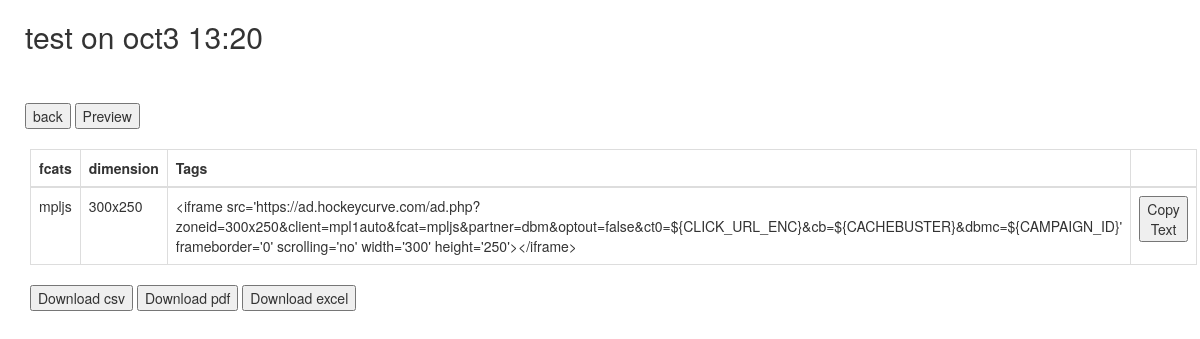
Page /adtag/adtags.php?id=130 on the committed database.
### tables this page shows
CREATE TABLE `adtagdata` (
  `id` int(100) NOT NULL,
  `date` date NOT NULL DEFAULT current_timestamp(),
  `create_time` time NOT NULL DEFAULT current_timestamp(),
  `developer_name` varchar(200) NOT NULL,
  `update_time` datetime NOT NULL DEFAULT current_timestamp(),
  `update_developer_name` varchar(255) NOT NULL,
  `active_time` datetime NOT NULL,
  `analytic_name` varchar(100) NOT NULL,
  `adtag_type` varchar(100) NOT NULL,
  `geo` varchar(100) NOT NULL,
  `fcat_n` varchar(8) NOT NULL,
  `campaign_name` varchar(100) NOT NULL,
  `master_client` varchar(100) NOT NULL,
  `client` varchar(100) NOT NULL,
  `fcat` varchar(100) NOT NULL,
  `publisher` varchar(100) NOT NULL,
  `dims` varchar(200) NOT NULL,
  `status` varchar(12) NOT NULL,
  `approval` varchar(3) NOT NULL DEFAULT '0',
  `client_name` varchar(200) NOT NULL,
  `client_time` datetime NOT NULL,
  `remark` varchar(1000) NOT NULL,
  `status_v` varchar(20) NOT NULL DEFAULT 'staging',
  `veena_name` varchar(100) NOT NULL,
  `veena_time` datetime NOT NULL
);

### adtag/adtags.php (the view, shortened to what this page needs)
<?php
include "includes/connection.php";
$id=$_GET['id'];
?>
<!DOCTYPE html>
<html lang="en">
<head>
    <link rel="stylesheet" href="https://maxcdn.bootstrapcdn.com/bootstrap/3.4.1/css/bootstrap.min.css">
</head>
<body>
    <div>
    <?php
$sql="SELECT * FROM `adtagdata` WHERE id=$id LIMIT 1";
$result=mysqli_query($connectDB,$sql);
$row=mysqli_fetch_assoc($result);
?>
        <h2 style="margin-left: 25px;"><?php echo $row['campaign_name']?></h2>
        <br><br>
        <button id="btn" onclick="history.back()">back</button>
        <button onclick="location.href = 'previews.php?id=<?php echo $row['id']?>';">
        Preview</button>
    </div>
    <br>
    <div id="adtags_table" class="container">
        <table id="tabledata" class="table table-bordered">
            <thead>
                <tr>
                    <th style="width:100px">fcats</th>
                    <th style="width:100px">dimension</th>
                    <th style="width:550px">Tags</th>
                    <th style="width:30px"></th>
                </tr>
            </thead>
            <tbody>
            <?php
                    $dims=$row['dims'];
                    $str_arr = explode (",", $dims);
                    $i = 0;
                    while($i < count($str_arr))
                {$wh_dim=explode("x",$str_arr[$i])?>
                    <tr>
                    <td><?php echo $row['fcat']?></td>
                    <td><?php echo $str_arr[$i]?></td>
                    <td><div id="sample<?php echo $i ?>"><?php
                    if ($row["fcat_n"]==""){
                        if ($row["geo"]==""){
                            if($row["adtag_type"]=="DCM"){
                           ?>&lt;div class='hockeycurve-v1'><br>
                           &lt;iframe id='main-ad-tag' frameborder='0' scrolling='no' width='<?php echo $wh_dim[0] ?>' height='<?php echo $wh_dim[1] ?>'>&lt;/iframe><br>
                           &lt;script type='text/javascript'><br>
                           var params = {'client':'<?php echo $row['client']?>','fcat':'<?php echo $row['fcat']?>','ct0':'%c_esc', 'lp0':'%u','cb':'%n','dbmc':'<?php echo $row['fcat']?>'}<br>
                           var cs = '';<br>
                           for (var p in params) {<br>
                           cs += '&' + encodeURIComponent(p) + '=' + encodeURIComponent(params[p<br>
                           ]);<br>
                           }<br>
                           var final_src = 'https://ad.hockeycurve.com/ad.php?zoneid=<?php echo $str_arr[$i] ?>&partner=dcm&optout=false' + cs<br>
                           document.getElementById('main-ad-tag').src = final_src<br>
                           &lt;/script><br>
                           &lt;/div>
                             <?php }
                             else if($row["adtag_type"]=="Dv360"){?>
     &lt;iframe src='https://ad.hockeycurve.com/ad.php?zoneid=<?php echo $str_arr[$i] ?>&client=<?php echo $row['client']?>&fcat=<?php echo $row['fcat']?>&partner=dbm&optout=false&ct0=${CLICK_URL_ENC}&cb=${CACHEBUSTER}&dbmc=${CAMPAIGN_ID}' frameborder='0' scrolling='no' width='<?php echo $wh_dim[0] ?>' height='<?php echo $wh_dim[1] ?>'>&lt;/iframe>
                             <?php }
                           }
                           else if ($row["geo"]=="true"){
                             if($row["adtag_type"]=="DCM"){ ?>
                               &lt;div class='hockeycurve-v1'><br>
                               &lt;iframe id='main-ad-tag' frameborder='0' scrolling='no' width='<?php echo $wh_dim[0] ?>' height='<?php echo $wh_dim[1] ?>'>&lt;/iframe><br>
                               &lt;script type='text/javascript'><br>
                               var params = {'client':'<?php echo $row['client']?>','fcat':'<?php echo $row['fcat']?>','geo':'true','ct0':'%c_esc', 'lp0':'%u','cb':'%n','dbmc':'<?php echo $row['fcat']?>'}<br>
                               var cs = '';<br>
                               for (var p in params) {<br>
                               cs += '&' + encodeURIComponent(p) + '=' + encodeURIComponent(params[p<br>
                               ]);<br>
                               }<br>
                               var final_src = 'https://ad.hockeycurve.com/ad.php?zoneid=<?php echo $str_arr[$i] ?>&partner=dcm&optout=false' + cs<br>
                               document.getElementById('main-ad-tag').src = final_src<br>
                               &lt;/script><br>
                               &lt;/div>
                               <?php }
                               else if($row["adtag_type"]=="Dv360"){ ?>
     &lt;iframe src='https://ad.hockeycurve.com/ad.php?zoneid=<?php echo $str_arr[$i] ?>&client=<?php echo $row['client']?>&fcat=<?php echo $row['fcat']?>&geo=true&partner=dbm&optout=false&ct0=${CLICK_URL_ENC}&cb=${CACHEBUSTER}&dbmc=${CAMPAIGN_ID}' frameborder='0' scrolling='no' width='<?php echo $wh_dim[0] ?>' height='<?php echo $wh_dim[1] ?>'>&lt;/iframe>
                               <?php }
                               else if($row["adtag_type"]=="Dv360Dbmc"){ ?>
     &lt;iframe src='https://ad.hockeycurve.com/ad.php?zoneid=<?php echo $str_arr[$i] ?>&client=<?php echo $row['client']?>&fcat=<?php echo $row['fcat']?>&geo=true&partner=dbm&optout=false&ct0=${CLICK_URL_ENC}&cb=${CACHEBUSTER}&dbmc=<?php echo $row['fcat']?> frameborder='0' scrolling='no' width='<?php echo $wh_dim[0] ?>' height='<?php echo $wh_dim[1] ?>'>&lt;/iframe>
                               <?php }
                               else if($row["adtag_type"]=="DFP"){?>
     &lt;iframe src='https://ad.hockeycurve.com/ad.php?zoneid=<?php echo $str_arr[$i] ?>&client=<?php echo $row['client']?>&fcat=<?php echo $row['fcat']?>&geo=true&partner=dbm&optout=false&ct0=%%CLICK_URL_ESC%%&cb=%%CACHEBUSTER%%&dbmc='${CAMPAIGN_ID}' frameborder='0' scrolling='no' width='<?php echo $wh_dim[0] ?>' height='<?php echo $wh_dim[1] ?>'>&lt;/iframe>
                               <?php }
                               else if($row["adtag_type"]=="CRITEO"){?>
     &lt;iframe src='https://ad.hockeycurve.com/ad.php?zoneid=Jpeg&client=<?php echo $row['client']?>&fcat=<?php echo $row['fcat']?>&geo=true&partner=dbm&optout=false&ct0=${{clickurl}}&cb=${{random}}%%CACHEBUSTER%%&dbmc='${CAMPAIGN_ID}' frameborder='0' scrolling='no' width='Jpeg' height=''>&lt;/iframe>
                               <?php }
                               else if($row["adtag_type"]=="Sports"){?>
     &lt;iframe src='https://ad.hockeycurve.com/ad.php?zoneid=<?php echo $str_arr[$i] ?>&client=<?php echo $row['client']?>&fcat=<?php echo $row['fcat']?>&geo=true&partner=dbm&optout=false&ct0=${CLICK_URL_ENC}&cb=${CACHEBUSTER} frameborder='0' scrolling='no' width='<?php echo $wh_dim[0] ?>' height='<?php echo $wh_dim[1] ?>'>&lt;/iframe>
                             <?php }}
                             else if ($row["geo"]=="bcamp")
                             {
                                 if($row["adtag_type"]=="DCM"){
                                   ?>&lt;div class='hockeycurve-v1'><br>
                                     &lt;iframe id='main-ad-tag' frameborder='0' scrolling='no' width='<?php echo $wh_dim[0] ?>' height='<?php echo $wh_dim[1] ?>'>&lt;/iframe><br>
                                     &lt;script type='text/javascript'><br>
                                     var params = {'client':'<?php echo $row['client']?>','fcat':'<?php echo $row['fcat']?>','geo':'bcamp','ct0':'%c_esc', 'lp0':'%u','cb':'%n','dbmc':'<?php echo $row['fcat']?>'}<br>
                                     var cs = '';<br>
                                     for (var p in params) {<br>
                                     cs += '&' + encodeURIComponent(p) + '=' + encodeURIComponent(params[p<br>
                                     ]);<br>
                                     }<br>
                                     var final_src = 'https://ad.hockeycurve.com/ad.php?zoneid=<?php echo $str_arr[$i] ?>&partner=dcm&optout=false' + cs<br>
                                     document.getElementById('main-ad-tag').src = final_src<br>
                                     &lt;/script><br>
                                     &lt;/div>
                                 <?php }
                                 else if($row["adtag_type"]=="Dv360"){?>
     &lt;iframe src='https://ad.hockeycurve.com/ad.php?zoneid=<?php echo $str_arr[$i] ?>&client=<?php echo $row['client']?>&fcat=<?php echo $row['fcat']?>&geo=bcamp&partner=dbm&optout=false&ct0=${CLICK_URL_ENC}&cb=${CACHEBUSTER}&dbmc=${CAMPAIGN_ID}' frameborder='0' scrolling='no' width='<?php echo $wh_dim[0] ?>' height='<?php echo $wh_dim[1] ?>'>&lt;/iframe>
                                 <?php }
                                 else if($row["adtag_type"]=="Dv360Dbmc"){?>
     &lt;iframe src='https://ad.hockeycurve.com/ad.php?zoneid=<?php echo $str_arr[$i] ?>&client=<?php echo $row['client']?>&fcat=<?php echo $row['fcat']?>&geo=bcamp&partner=dbm&optout=false&ct0=${CLICK_URL_ENC}&cb=${CACHEBUSTER}&dbmc=<?php echo $row['fcat']?> frameborder='0' scrolling='no' width='<?php echo $wh_dim[0] ?>' height='<?php echo $wh_dim[1] ?>'>&lt;/iframe>
                                 <?php }
                                 else if($row["adtag_type"]=="DFP"){?>
     &lt;iframe src='https://ad.hockeycurve.com/ad.php?zoneid=<?php echo $str_arr[$i] ?>&client=<?php echo $row['client']?>&fcat=<?php echo $row['fcat']?>&geo=bcamp&partner=dbm&optout=false&ct0=%%CLICK_URL_ESC%%&cb=%%CACHEBUSTER%%&dbmc='${CAMPAIGN_ID}' frameborder='0' scrolling='no' width='<?php echo $wh_dim[0] ?>' height='<?php echo $wh_dim[1] ?>'>&lt;/iframe>
                                 <?php }
                                 else if($row["adtag_type"]=="CRITEO"){?>
     &lt;iframe src='https://ad.hockeycurve.com/ad.php?zoneid=Jpeg&client=<?php echo $row['client']?>&fcat=<?php echo $row['fcat']?>&geo=bcamp&partner=dbm&optout=false&ct0=${{clickurl}}&cb=${{random}}%%CACHEBUSTER%%&dbmc='${CAMPAIGN_ID}' frameborder='0' scrolling='no' width='Jpeg' height=''>&lt;/iframe>
                                 <?php }
                                 else if($row["adtag_type"]=="Sports"){?>
     &lt;iframe src='https://ad.hockeycurve.com/ad.php?zoneid=<?php echo $str_arr[$i] ?>&client=<?php echo $row['client']?>&fcat=<?php echo $row['fcat']?>&geo=bcamp&partner=dbm&optout=false&ct0=${CLICK_URL_ENC}&cb=${CACHEBUSTER} frameborder='0' scrolling='no' width='<?php echo $wh_dim[0] ?>' height='<?php echo $wh_dim[1] ?>'>&lt;/iframe>
                                 <?php }
                                 }}
                      ?></td>
                      <td><button onclick="CopyToClipboard('sample<?php echo $i ?>')";>Copy Text</button></td>
                </tr>
                <?php
	                $i++;
                }
                ?>
            </tbody>
        </table>
        <button id="tabledownload">Download csv</button>
        <button onclick="demoFromHTML()">Download pdf</button>
        <button onclick="ExportToExcel('xlsx')">Download excel</button>
        </div>
</body>
</html>

### adtag/adtags.php (style rules this page uses)
#btn { margin-left: 25px; }

### rows in the picture
adtagdata: campaign_name "test on oct3 13:20", fcat "mpljs", dims "300x250", client "mpl1auto", dims "300", dims "250"
